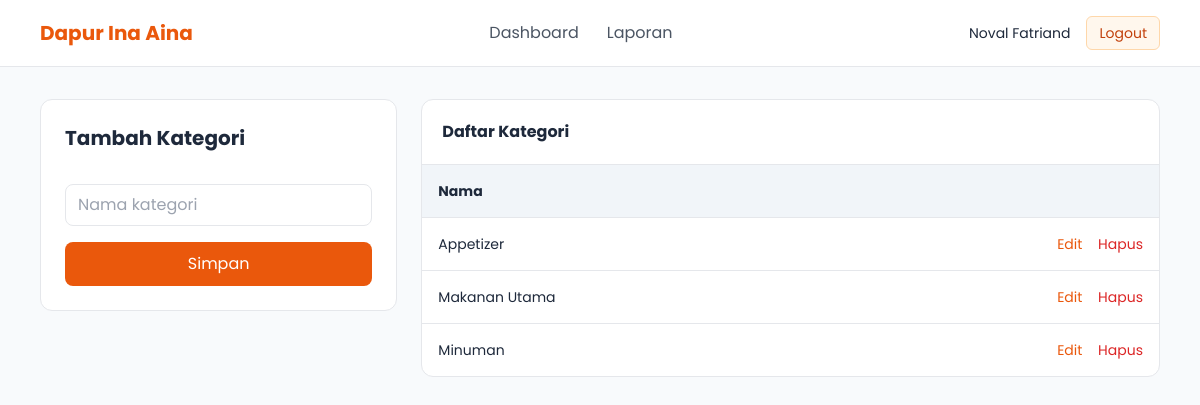
/admin/kategori.php (signed in), run on the app's committed database.
### tables this page shows
CREATE TABLE `kategori` (
  `uuid_kategori` char(36) NOT NULL DEFAULT (uuid()),
  `nama_kategori` varchar(15) NOT NULL,
  `created_at` datetime DEFAULT CURRENT_TIMESTAMP
);

### admin/kategori.php (the view, shortened to what this page needs)
<?php
require_once "../config/database.php";
$edit = null;
$categories = $connection->query("SELECT * FROM kategori ORDER BY nama_kategori");
?>
<?php $pageTitle = "Kategori"; include "../includes/header.php"; ?>
<div class="grid md:grid-cols-3 gap-6">
    <div class="bg-white border rounded-xl p-6 h-fit">
        <h1 class="font-bold text-xl mb-4"><?= $edit ? "Edit Kategori" : "Tambah Kategori" ?></h1>
        <form method="post" class="space-y-4">
            <input name="nama_kategori" maxlength="15" required placeholder="Nama kategori"
                   value="<?= htmlspecialchars($edit["nama_kategori"] ?? "") ?>"
                   class="w-full border rounded-lg px-3 py-2">
            <button class="w-full bg-orange-600 text-white rounded-lg py-2.5">Simpan</button>
        </form>
    </div>
    <div class="md:col-span-2 bg-white border rounded-xl overflow-hidden">
        <div class="p-5 border-b"><h2 class="font-bold">Daftar Kategori</h2></div>
        <table class="w-full text-sm">
            <thead class="bg-slate-100"><tr><th class="text-left p-4">Nama</th><th class="p-4"></th></tr></thead>
            <tbody>
            <?php while ($category = $categories->fetch_assoc()): ?>
                <tr class="border-t">
                    <td class="p-4"><?= htmlspecialchars($category["nama_kategori"]) ?></td>
                    <td class="p-4 text-right">
                        <a class="text-orange-600 mr-3" href="?edit=<?= urlencode($category["uuid_kategori"]) ?>">Edit</a>
                        <form method="post" class="inline" onsubmit="return confirm('Hapus kategori ini?')">
                            <button class="text-red-600">Hapus</button>
                        </form>
                    </td>
                </tr>
            <?php endwhile; ?>
            </tbody>
        </table>
    </div>
</div>
<?php include "../includes/footer.php"; ?>

### data on the page
kategori: nama_kategori "Appetizer"
kategori: nama_kategori "Makanan Utama"
kategori: nama_kategori "Minuman"

### other printed values
$_SESSION["user"]["nama"] "Noval Fatriand"
